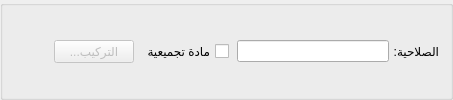
        <widget class="QGroupBox" name="groupBox_6">
         <property name="maximumSize">
          <size>
           <width>600</width>
           <height>16777215</height>
          </size>
         </property>
         <property name="layoutDirection">
          <enum>Qt::RightToLeft</enum>
         </property>
         <property name="title">
          <string/>
         </property>
         <layout class="QHBoxLayout" name="horizontalLayout">
          <item>
           <widget class="QLabel" name="label_48">
            <property name="maximumSize">
             <size>
              <width>70</width>
              <height>16777215</height>
             </size>
            </property>
            <property name="text">
             <string>الصلاحية:</string>
            </property>
           </widget>
          </item>
          <item>
           <widget class="QLineEdit" name="expiry_input">
            <property name="minimumSize">
             <size>
              <width>152</width>
              <height>0</height>
             </size>
            </property>
            <property name="maximumSize">
             <size>
              <width>150</width>
              <height>16777215</height>
             </size>
            </property>
           </widget>
          </item>
          <item>
           <widget class="QCheckBox" name="groupped_material_checkbox">
            <property name="text">
             <string>مادة تجميعية</string>
            </property>
           </widget>
          </item>
          <item>
           <widget class="QPushButton" name="groupped_material_btn">
            <property name="enabled">
             <bool>false</bool>
            </property>
            <property name="maximumSize">
             <size>
              <width>16777215</width>
              <height>16777215</height>
             </size>
            </property>
            <property name="text">
             <string>...التركيب</string>
            </property>
           </widget>
          </item>
          <item>
           <spacer name="horizontalSpacer_4">
            <property name="orientation">
             <enum>Qt::Horizontal</enum>
            </property>
            <property name="sizeHint" stdset="0">
             <size>
              <width>40</width>
              <height>20</height>
             </size>
            </property>
           </spacer>
          </item>
         </layout>
        </widget>
